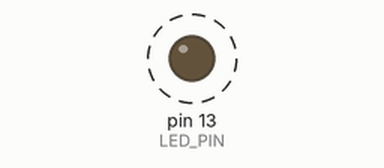
Simulated run of this sketch. Board: Arduino Uno, built with avr-gcc and run on an emulated ATmega328P. On the bench: output pins drawn as LEDs (lit = HIGH). Dashed ring = blinking.

Above: at 0.2 s.
Timing chart, 0 to 3.0 s (numbered marks = the images above):
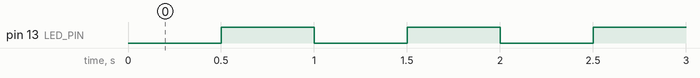

The sketch:

Blink.ino
```cpp
/*
  Blink (неблокирующий) — мигание встроенным светодиодом без delay().

  В отличие от классического Blink, loop() здесь никогда не «зависает»:
  интервал отсчитывается по millis(), поэтому между переключениями
  светодиода процессор свободен и может выполнять любой другой код
  (опрос кнопок и датчиков, связь, дисплеи и т.д.).

  Работает на любых платах Arduino-совместимого семейства
  (Uno, Nano, Mega, ESP8266, ESP32 ...).
*/

const uint8_t  LED_PIN         = LED_BUILTIN;  // встроенный светодиод (на Uno/Nano — D13)
const uint32_t TOGGLE_INTERVAL = 500;          // пауза между переключениями, мс

bool     ledState   = LOW;
uint32_t lastToggle = 0;

void setup() {
  pinMode(LED_PIN, OUTPUT);
  digitalWrite(LED_PIN, ledState);
}

void loop() {
  // Беззнаковая разность корректна даже при переполнении millis() (~49 суток на 16 МГц AVR)
  if (millis() - lastToggle >= TOGGLE_INTERVAL) {
    lastToggle += TOGGLE_INTERVAL;  // += вместо = millis() не накапливает дрейф такта
    ledState = !ledState;
    digitalWrite(LED_PIN, ledState);
  }

  // Сюда можно добавлять любой другой код — мигалка ему не помешает.
}
```

Measured:
- by itself, pin 13 (LED_PIN): alternates HIGH for 0.50 s and LOW for 0.50 s
